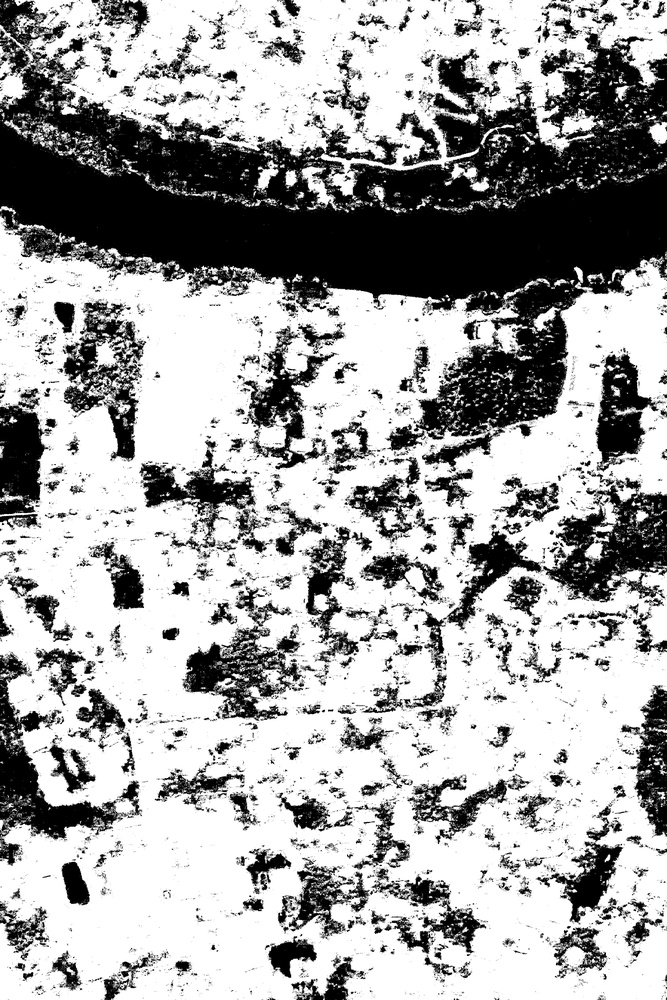
#> input picture classified.jpg, 667 x 1000 px, shrunk from 2400 x 3600 before the run, given in place of classified.tif, which was not available
$ jupyter execute --allow-errors ML.ipynb   (older library calls are emulated)   (text cells are left out)
#> lines starting #> are read from the running program, lines starting #| are printed output that depends on the picture; after the words box and inside, x2 and y2 are one past the last pixel; in counts of white or black regions, pixels touching at a corner belong together; pictures that were not available may be replaced by others from this repository, and a replacement may not be noted
[cell 1]
import numpy as np
import os
from osgeo import gdal
from sklearn.ensemble import RandomForestClassifier
from scipy.misc import imsave
from scipy.cluster.vq import *
import csv
import cv2
from skimage.segmentation import slic
from skimage.feature import greycomatrix, greycoprops
from skimage.util import img_as_float

[cell 2]
# Path to input images
input_raster = "input.tif"
# Path to training folder of per-pixel classification
path = "/TrainSamples"
# Path to csv file with training data for object based classification
path_toCSV = "train.csv"
# Path to save image segments
path_segments = "/segments"
# Path to save builtup areas of images
path_builtup = "/builtupAreas"

# Display original image
from IPython.display import Image as img
img(filename='input.png', width=250, height=250)

[cell 3]
def rasterizeVector(path_to_vector, cols, rows, geo_transform, projection):
    lblRaster = np.zeros((rows, cols))
    for i, path in enumerate(path_to_vector):
        label = i + 1
        # open the input datasource and read content
        inputDS = gdal.OpenEx(path, gdal.OF_VECTOR)
        shpLayer = inputDS.GetLayer(0)
        # Create the destination data source
        driver = gdal.GetDriverByName('MEM')
        rasterDS = driver.Create('', cols, rows, 1, gdal.GDT_UInt16)
        # Define spatial reference
        rasterDS.SetGeoTransform(geo_transform)
        rasterDS.SetProjection(projection)
        # Rasterize
        gdal.RasterizeLayer(rasterDS, [1], shpLayer, burn_values=[label])
        # Get a raster band
        rBand = rasterDS.GetRasterBand(1)
        lblRaster += rBand.ReadAsArray()
        rasterDS = None
    return lblRaster

# ----------Supervised per-pixel classification -----------------------------
trainingData = []
trainingLabels = []
if len(path) > 0:
    for subdir, dirs, files in os.walk(path):
        for file in files:
            if file.endswith('.tif'):
                inpRaster = ""
                shapefiles = ""
                inpRaster = os.path.join(subdir, file)
                # Open raster dataset
                rasterDS = gdal.Open(inpRaster, gdal.GA_ReadOnly)
                # Get spatial reference
                geo_transform = rasterDS.GetGeoTransform()
                projection = rasterDS.GetProjectionRef()

                # Extract band's data and transform into a numpy array
                bandsData = []
                for b in range(1, rasterDS.RasterCount + 1):
                    band = rasterDS.GetRasterBand(b)
                    bandsData.append(band.ReadAsArray())
                bandsData = np.dstack(bandsData)
                rows, cols, noBands = bandsData.shape

                # Read vector data, and rasterize all the vectors in the given directory into a single labelled raster
                files = [f for f in os.listdir(subdir) if f.endswith('.shp')]
                classes = [f.split('.')[0] for f in files]
                shapefiles = [os.path.join(subdir, f) for f in files if f.endswith('.shp')]
                lblRaster = rasterizeVector(shapefiles, rows, cols, geo_transform, projection)

                # Prepare training data (set of pixels used for training) and labels
                isTrain = np.nonzero(lblRaster)
                trainingLabels.append(lblRaster[isTrain])
                trainingData.append(bandsData[isTrain])

#> (the rest of this cell did not finish here and is left out)

#> (a cell that did not finish here is left out)

#> (a cell that did not finish here is left out)

[cell 6]
vegetationImg = cv2.imread("classified.tif");
#> vegetationImg is the input picture: shape (1000, 667, 3); min 0, max 255, mean 166.4
img2gray = cv2.cvtColor(vegetationImg, cv2.COLOR_BGR2GRAY)
ret, mask = cv2.threshold(img2gray, 10, 255, cv2.THRESH_BINARY)
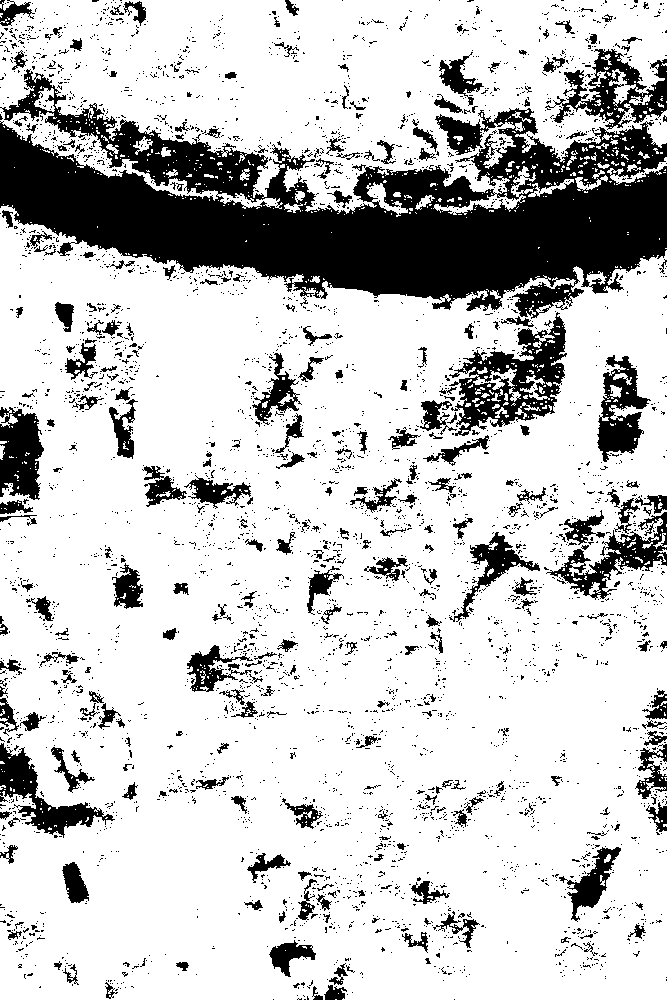
#> mask: shape (1000, 667); 78.4% white; 4001 black regions (3707 under 20 px), largest, box (x1, y1, x2, y2) and area: (0, 69, 667, 319) 76173, (449, 312, 567, 436) 5865, (545, 49, 667, 130) 3678
image = cv2.imread('kmeans.tif')
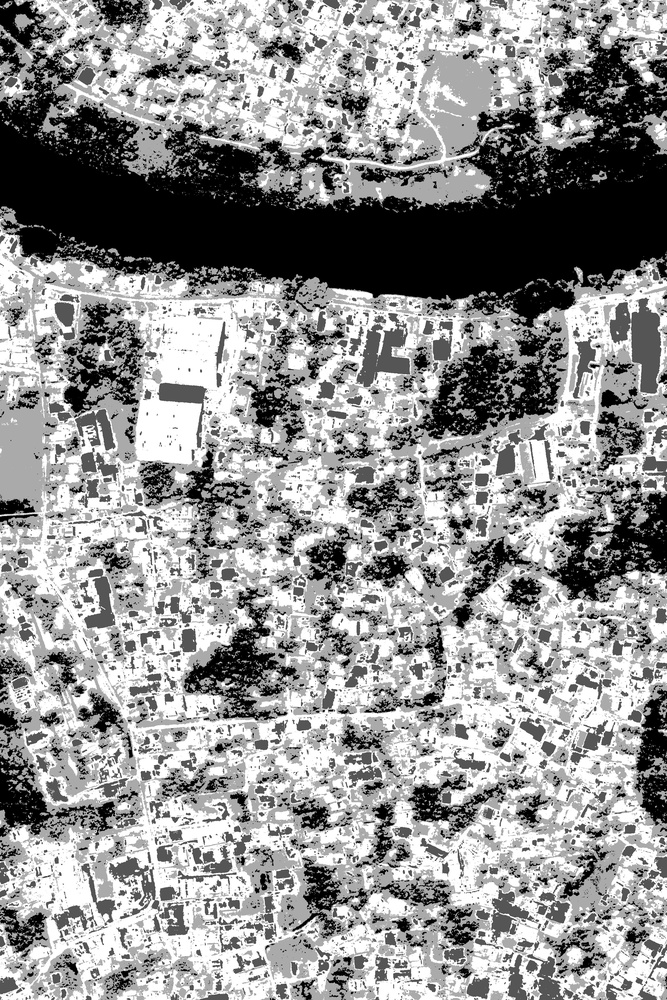
#> input picture kmeans.jpg, 667 x 1000 px, shrunk from 2400 x 3600 before the run, given in place of kmeans.tif, which was not available
#> image is the input picture: shape (1000, 667, 3); min 0, max 255, mean 146.8
output = cv2.bitwise_and(image, image, mask=mask)
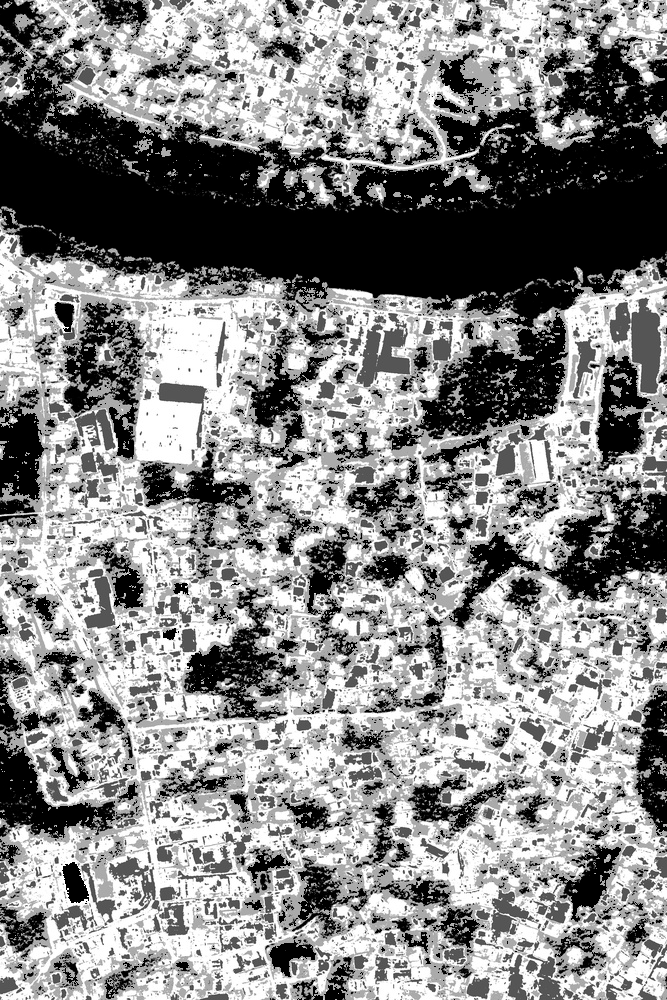
#> output: shape (1000, 667, 3); min 0, max 255, mean 137.2
imsave("masked.tif", output)

# Display masked image
from IPython.display import Image as img
img(filename='masked.png', width=250, height=250)

[cell 7]
sample = []
data = []
labels = []
#> (the rest of this cell did not finish here and is left out)

[cell 8]
img = cv2.imread("masked.tif")

# load the image and convert it to a floating point data type
image = img_as_float(img)

# loop over the number of segments
for numSegments in (1, 4):
    # apply SLIC and extract (approximately) the supplied number
    # of segments
    segments = slic(image, n_segments=numSegments, compactness=10, sigma=5, max_iter=4)
#> this loop made 2 passes
#> pass 2, `segments = slic(image, n_segments=numSegments, compactness=10, sigma=5..`:
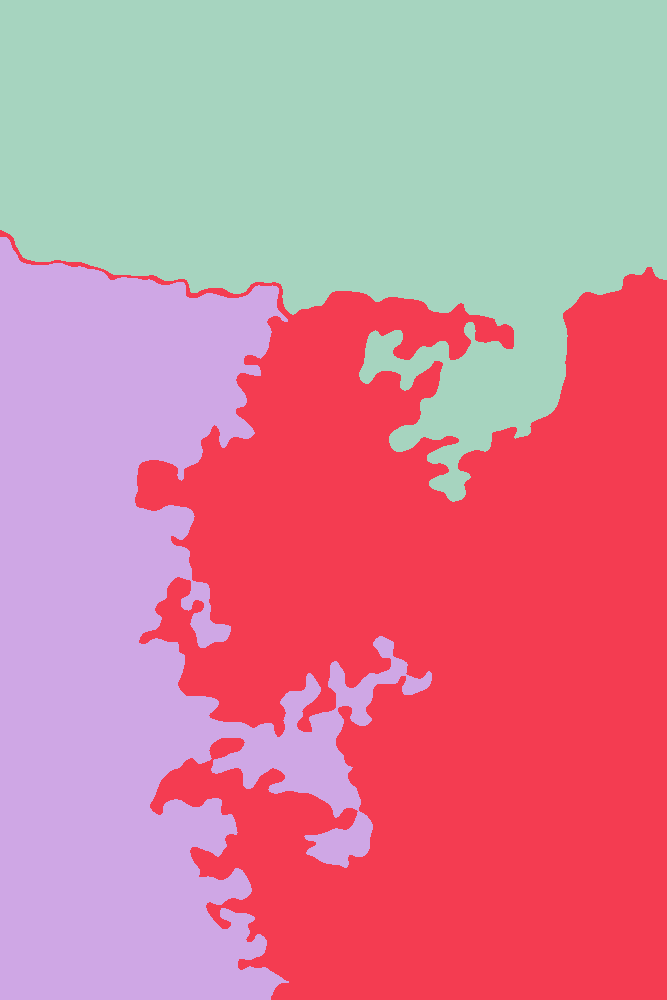
#> segments: shape (1000, 667) int64; 3 distinct labels, from 1 to 3; one colour per label, 0 black

# loop over the unique segment values
for (i, segVal) in enumerate(np.unique(segments)):
    # construct a mask for the segment
    "[x] inspecting segment %d" % (i)
    mask = np.zeros(image.shape[:2], dtype="uint8")
    mask[segments == segVal] = 255

    applied = cv2.bitwise_and(image, image, mask=mask)
    name = path_segments + "/segment{0}.tif".format(str(i))
    imsave(name, applied)
#> this loop made 3 passes
#> name on passes 1 to 3: '/segments/segment0.tif', '/segments/segment1.tif', '/segments/segment2.tif'
#> pass 1, `applied = cv2.bitwise_and(image, image, mask=mask)`:
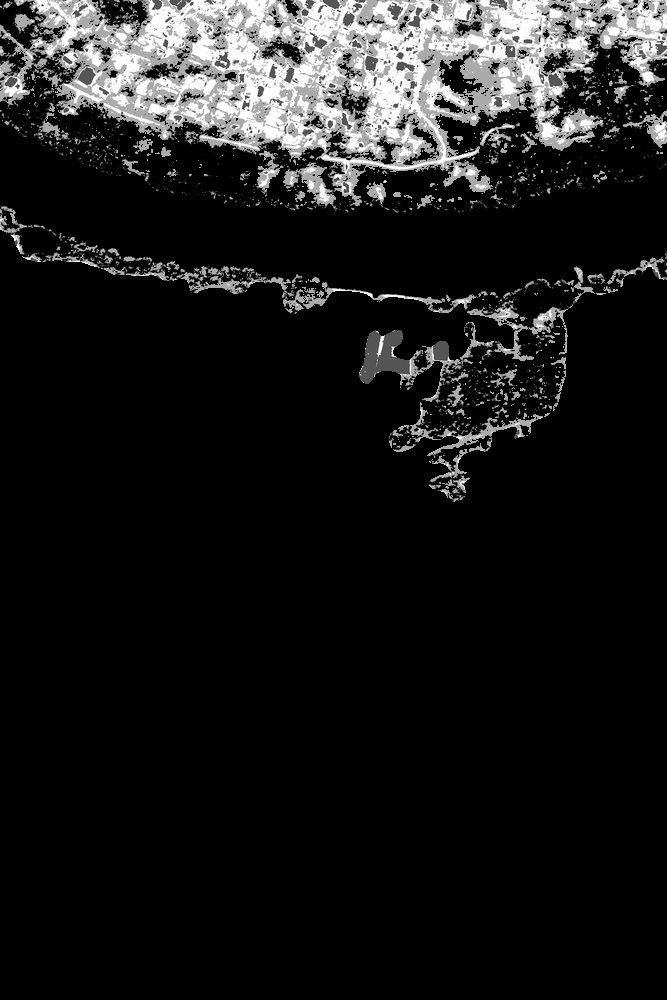
#> applied: shape (1000, 667, 3) float64; min 0, max 1, mean 0.104
#> pass 2, `applied = cv2.bitwise_and(image, image, mask=mask)`:
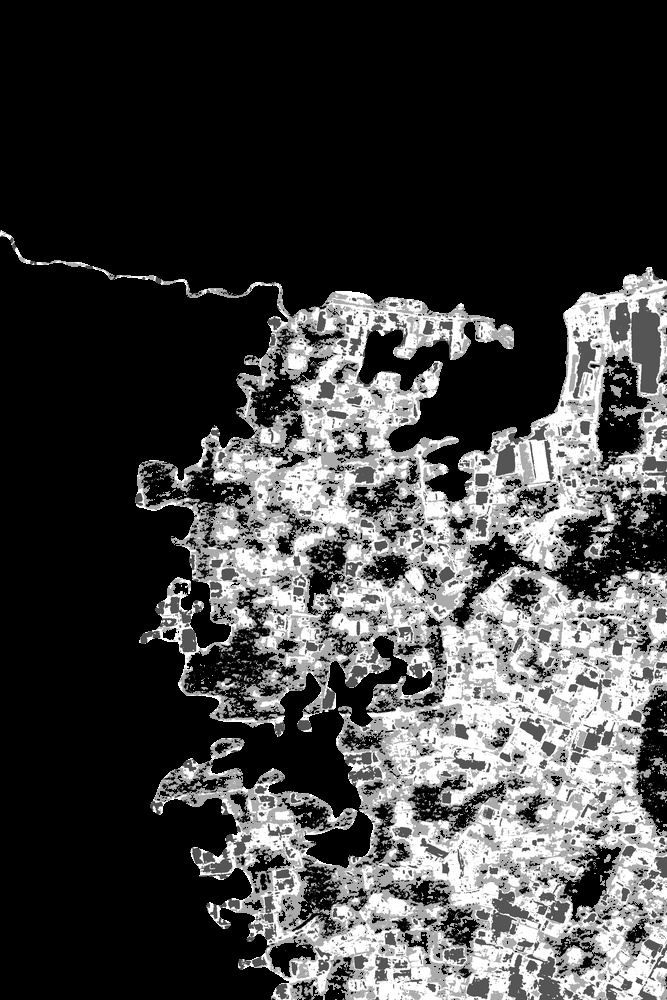
#> applied: shape (1000, 667, 3) float64; min 0, max 1, mean 0.258
#> after the loop:
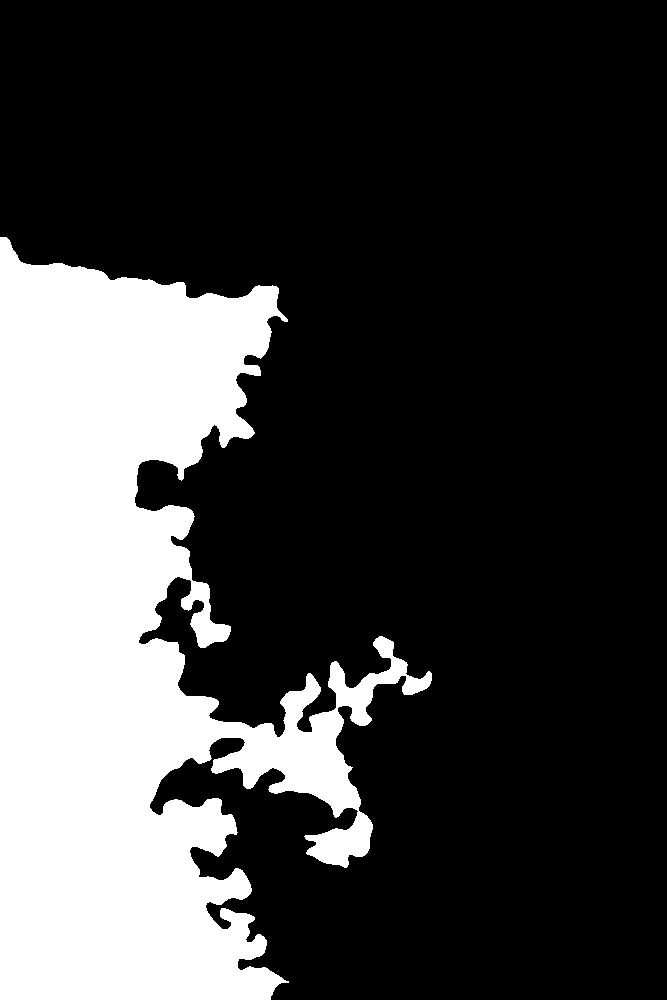
#> mask: shape (1000, 667); 25.5% white; 1 white region, box (x1, y1, x2, y2) and area: (0, 237, 432, 1000) 169916
